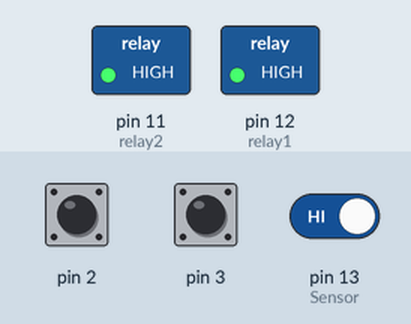
Bench run of a sketch on a simulated Arduino Uno, built with avr-gcc and run on an emulated ATmega328P. Parts: switched loads named in the sketch (green lamp = pin HIGH). The inputs (shaded band) are chosen by the test bench; at power-on: pin 2 HIGH, pin 3 HIGH, pin 13 (Sensor) HIGH.

Above: at 1.2 s.
1.3 s: pin 2 pulled LOW for 0.15 s
At 1.37 s:
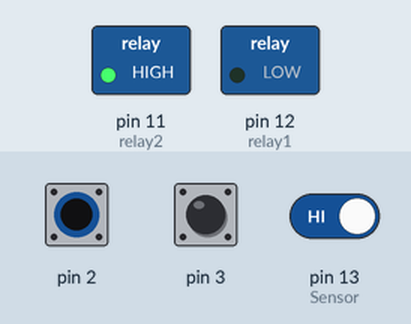
2.9 s: pin 3 pulled LOW for 0.15 s
At 2.97 s:
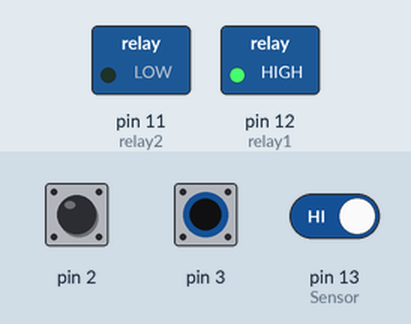
4.5 s: pin 3 pulled LOW for 3.2 s
At 8.6 s:
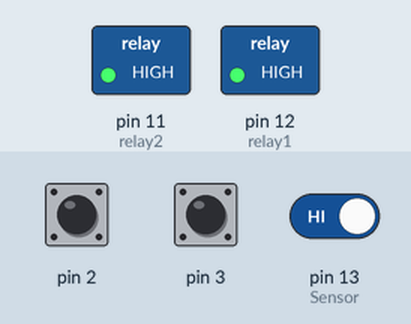
9.2 s: pin 2 pulled LOW for 3.2 s
At 9.7 s:
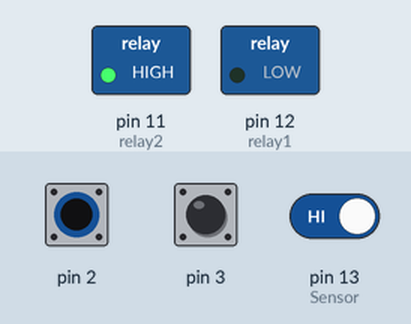
13.9 s: pin 2 driven LOW and pin 3 driven LOW
At 14.6 s:
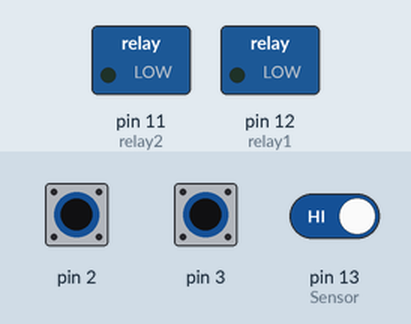
Timing chart, 0 to 16.4 s (numbered marks = the images above; inputs shaded):
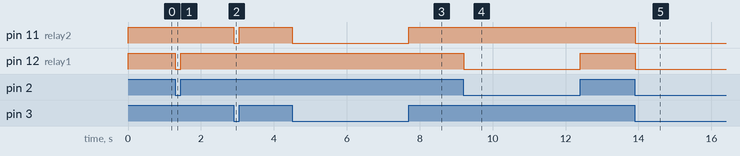

Measured:
- after the input at 1.3 s, pin 12 (relay1): HIGH → LOW at once, → HIGH 0.15 s later
- after the input at 2.9 s, pin 11 (relay2): HIGH → LOW at once, → HIGH 0.15 s later
- after the input at 4.5 s, pin 11 (relay2): HIGH → LOW at once, → HIGH 3.2 s later
- after the input at 9.2 s, pin 12 (relay1): HIGH → LOW at once, → HIGH 3.2 s later
- after the input at 13.9 s, pin 11 (relay2), pin 12 (relay1): HIGH → LOW at once

The sketch:

CODE_TO_RUN_DEMO_INPROTEUS_ARDUINO_IDE_VERSION1_8_19.ino
```cpp
      /*===================================================================================================================================*/
      /*================================================CONTROL DEVICE BY SOUND AND SWITCH=================================================*/
      /*===================================================================================================================================*/
      // CODE USE TU RUN IN PROTEUS HAVE A LITTLE DIFFERENT WITH CODE USE TO REAL CIRCUIT
      //BECAUSE IT DEPEND ON THE COMPONENTS OF CIRCUIT.
// rơ le 1 nối vào chân 12 arduino
#define relay1 12
// rơ le 2 nối vào chân 11
#define relay2 11
// chân 13 nối với cảm biến
#define Sensor 13

// biến này để điều khiển tắt bật của rơ le 1
int state1;
// biến này để điều khiển tắt bật của rơ le 2
int state2;
// biến lưu số lần thu được tín hiệu ví dụ vố tay 1 cái hoặc 2 cái
int numberOftime;
// tín hiệu được đọc từ cảm biến là 0 nếu có âm thanh và là 1 nếu không có âm thanh
int valueSensor;
// khai báo timer theo kiểu luôn dương
unsigned long timer;

      /*===================================================================================================================================*/
      /*==========================================================SETSUP FUNCTION==========================================================*/
      /*===================================================================================================================================*/
// hàm này có chức năng là để cài đặt, cái này chỉ dùng 1 vòng lặp rồi sẽ tới hàm void loop
void setup() {
  // cảm biến là tín hiệu vào
  pinMode(Sensor,INPUT);
  // rơ le 1 là tín hiệu ra
  pinMode(relay1,OUTPUT);
  // rơ le 1 là tín hiệu ra
  pinMode(relay2,OUTPUT);
  // ban đầu đặt cho cái rơ le 1 đang bật cái này thích đặt đang tắt cg được nhưng đặt đang bật để kiểm tra có vào điện hay không
  state1= 1;
  // ban đầu đặt cho cái rơ le 2 đang bật cái này thích đặt đang tắt cg được nhưng đặt đang bật để kiểm tra có vào điện hay không
  state2= 1;
  // khai báo timer
  timer=0;
  // đặt ban đầu chân số 2 đang ở mức cao
  digitalWrite(2, HIGH);
  // đặt ban đầu chân số 3 đang ở mức cao
  digitalWrite(3, HIGH);
  // khai báo hàm ngắt gọi hàm changeRelay1 nếu công tắc của chân số 2 đổi chế độ từ low lên high
  attachInterrupt(0, changeRelay1, CHANGE);
  attachInterrupt(1, changeRelay2, CHANGE);
  // để kết nối với máy tính có thể in thông tin ra màn hình để sửa lỗi cho dễ dàng hơn
  Serial.begin(9600);
  }
      /*===================================================================================================================================*/
      /*============================================================LOOP FUNCTION==========================================================*/
      /*===================================================================================================================================*/
// hàm này lặp vô hạn lần nên chương trình chính viết ở đây
void loop()
{
   //rơ le 1 sẽ được nhận giá trị của biến trạng thái state1 là 1/0 tức là on hoặc off
   digitalWrite(relay1,state1);
   digitalWrite(relay2,state2);
   //đọc thông tin từ cảm biến sẽ băng 0 khi có tín hiệu âm thanh bằng 1 khi không có
      valueSensor=digitalRead(Sensor);
      // mặc định số  lần xuất hiện luôn là 0 tín hiệu
      numberOftime=0;

      // nếu có tín hiệu
      if(valueSensor==0)
      {
      //timer start
      timer=millis();
      numberOftime++;
      delay(40);
      while(millis()-timer<2000){
      valueSensor=digitalRead(Sensor);
      if(valueSensor==0){numberOftime++;delay(80);}}
      timer = millis();
      }
      if(numberOftime==1 ){
      state1 = !state1;
       delay(10);
      }
      // nếu vố tay 2 cái thì là bật tắt rơ le 2
      if(numberOftime ==2 )
      {
      state2 = !state2;
      delay(10);
      }
}
      /*===================================================================================================================================*/
      /*========================================================INTERRUP FUNCTION==========================================================*/
      /*===================================================================================================================================*/
// hàm ngắt để bật rơ le thứ nhất
void changeRelay1()
{
  // vì thực tế công tắc nó bị nhiếu vì khoảng thời gian chuyển trạng thái dòng điện sẽ bắt tia lửa điện nên hàm ngắt bị gọi nhiều lần, sử dụng delay để bớt những tín hiệu nhiếu đó.


  // đổi trạng thái của biến
  state1 = !state1;
  delay(80);
}
// hàm ngắt để bật rơ le thứ hai
void changeRelay2()
{
  // hàm ngắt chỉ được gọi 1 lần khi đổi trạng thái từ thấp lên cao thế nên việc xảy ra nhiếu khiến cho biến trạng thái bị sai.
  state2 = !state2;
  delay(80);
}
      /*===================================================================================================================================*/
      /*============================================================END CODE===============================================================*/
      /*===================================================================================================================================*/
```
